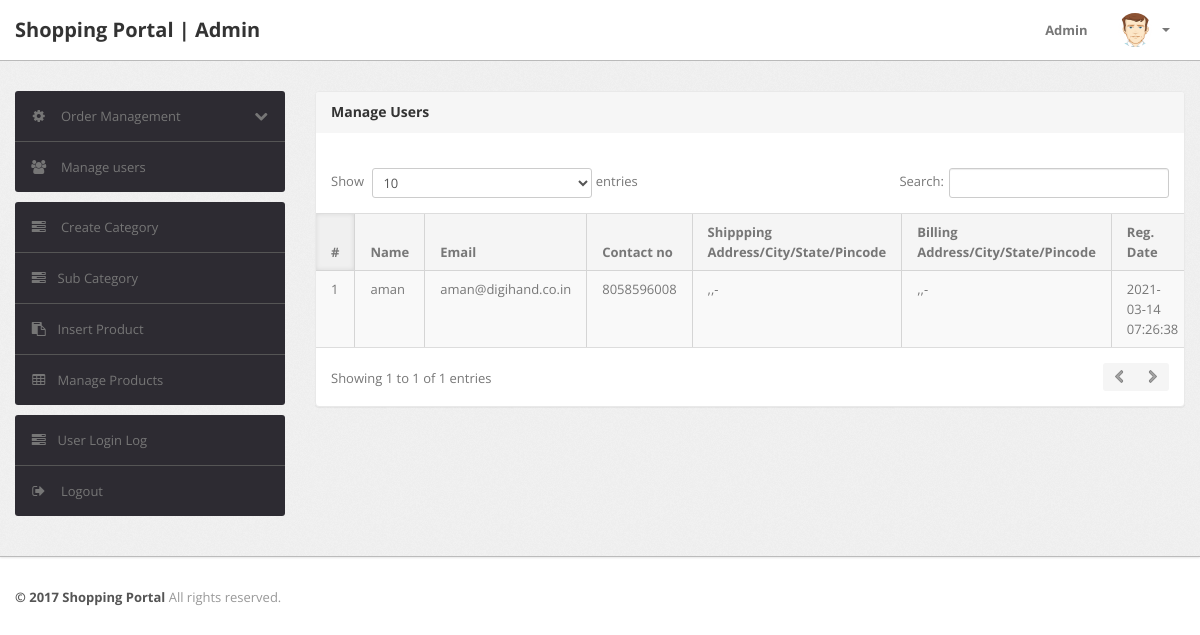
The page /admin/manage-users.php (signed in) on the database its author committed.
### tables this page shows
CREATE TABLE `users` (
  `id` int(11) NOT NULL,
  `name` varchar(255) DEFAULT NULL,
  `email` varchar(255) DEFAULT NULL,
  `contactno` bigint(11) DEFAULT NULL,
  `password` varchar(255) DEFAULT NULL,
  `shippingAddress` longtext DEFAULT NULL,
  `shippingState` varchar(255) DEFAULT NULL,
  `shippingCity` varchar(255) DEFAULT NULL,
  `shippingPincode` int(11) DEFAULT NULL,
  `billingAddress` longtext DEFAULT NULL,
  `billingState` varchar(255) DEFAULT NULL,
  `billingCity` varchar(255) DEFAULT NULL,
  `billingPincode` int(11) DEFAULT NULL,
  `regDate` timestamp NOT NULL DEFAULT current_timestamp(),
  `updationDate` varchar(255) DEFAULT NULL
);

### admin/manage-users.php (the view, shortened to what this page needs)
<?php
include('include/config.php');
if(strlen($_SESSION['alogin'])==0)
	{
header('location:index.php');
}
else{
?>
<!DOCTYPE html>
<html lang="en">
<head>
	<link type="text/css" href="bootstrap/css/bootstrap.min.css" rel="stylesheet">
	<link type="text/css" href="bootstrap/css/bootstrap-responsive.min.css" rel="stylesheet">
	<link type="text/css" href="css/theme.css" rel="stylesheet">
	<link type="text/css" href="images/icons/css/font-awesome.css" rel="stylesheet">
</head>
<body>
<?php include('include/header.php');?>
	<div class="wrapper">
		<div class="container">
			<div class="row">
<?php include('include/sidebar.php');?>
			<div class="span9">
					<div class="content">
	<div class="module">
							<div class="module-head">
								<h3>Manage Users</h3>
							</div>
							<div class="module-body table">
									<br />
								<table cellpadding="0" cellspacing="0" border="0" class="datatable-1 table table-bordered table-striped	 display" width="100%">
									<thead>
										<tr>
											<th>#</th>
											<th> Name</th>
											<th>Email </th>
											<th>Contact no</th>
											<th>Shippping Address/City/State/Pincode </th>
											<th>Billing Address/City/State/Pincode </th>
											<th>Reg. Date </th>
										</tr>
									</thead>
									<tbody>
<?php $query=mysqli_query($con,"select * from users");
$cnt=1;
while($row=mysqli_fetch_array($query))
{
?>
										<tr>
											<td><?php echo htmlentities($cnt);?></td>
											<td><?php echo htmlentities($row['name']);?></td>
											<td><?php echo htmlentities($row['email']);?></td>
											<td> <?php echo htmlentities($row['contactno']);?></td>
											<td><?php echo htmlentities($row['shippingAddress'].",".$row['shippingCity'].",".$row['shippingState']."-".$row['shippingPincode']);?></td>
											<td><?php echo htmlentities($row['billingAddress'].",".$row['billingCity'].",".$row['billingState']."-".$row['billingPincode']);?></td>
											<td><?php echo htmlentities($row['regDate']);?></td>
										<?php $cnt=$cnt+1; } ?>
								</table>
							</div>
						</div>
					</div>
				</div>
			</div>
		</div>
	</div>
<?php include('include/footer.php');?>
</body>
<?php } ?>

### admin/css/theme.css (style rules this page uses)
body { font-size: 13px; font-family: 'Open Sans', Arial, sans-serif; background: #fff; color: #777 }
h1, h2, h3, h4, h5, h6 { color: #333; margin-top: 0 }
h3 { font-size: 20px }
.wrapper { background: url(../images/bg.png) #eee; border-bottom: 1px solid #bbb; -webkit-box-shadow: 0 1px 2px rgba(0,0,0,0.1); -moz-box-shadow: 0 1px 2px rgba(0,0,0,0.1); box-shadow: 0 1px 2px rgba(0,0,0,0.1); padding: 30px 0 }
.module { background: #fff; -webkit-border-radius: 3px; -moz-border-radius: 3px; border-radius: 3px; border: 1px solid #ccc; border-bottom-color: #bbb; -webkit-box-shadow: 0 0 1px rgba(0,0,0,0.2); -moz-box-shadow: 0 0 1px rgba(0,0,0,0.2); box-shadow: 0 0 1px rgba(0,0,0,0.2); margin-bottom: 30px }
.table { margin-bottom: 0 }
.table th, .table td { border-color: #d5d5d5!important }
.table-bordered thead:first-child tr:first-child>th:first-child, .table-bordered tbody:first-child tr:first-child>td:first-child { -webkit-border-top-left-radius: 2px; -moz-border-radius-topleft: 2px; border-top-left-radius: 2px }
.table-bordered thead:first-child tr:first-child>th:last-child, .table-bordered tbody:first-child tr:first-child>td:last-child { -webkit-border-top-right-radius: 2px; -moz-border-radius-topright: 2px; border-top-right-radius: 2px }
.table-bordered thead:last-child tr:last-child>th:first-child, .table-bordered tbody:last-child tr:last-child>td:first-child, .table-bordered tfoot:last-child tr:last-child>td:first-child { -webkit-border-bottom-left-radius: 2px; -moz-border-radius-bottomleft: 2px; border-bottom-left-radius: 2px }
.table-bordered thead:last-child tr:last-child>th:last-child, .table-bordered tbody:last-child tr:last-child>td:last-child, .table-bordered tfoot:last-child tr:last-child>td:last-child { -webkit-border-bottom-right-radius: 2px; -moz-border-radius-bottomright: 2px; border-bottom-right-radius: 2px }
.module { box-shadow: 0 0 3px rgba(0,0,0,.1); border-color: #e9e9e9; margin-bottom: 20px; background-color: #fff; border-radius: 4px; -webkit-box-shadow: 0 1px 1px rgba(0,0,0,.05); box-shadow: 0 1px 1px rgba(0,0,0,.05); }
.module-head { color: #767676; background-color: #f6f6f6; border-color: #e9e9e9; padding: 10px 15px; border-bottom: 1px solid transparent; border-top-right-radius: 3px; border-top-left-radius: 3px; }
.module-head h3 { font-size: 14px; line-height: 20px; height: 20px; margin: 0 }
.module-body { padding: 15px }
.module-body.table { padding: 15px 0 }
.module-body.table .table th, .module-body.table .table td { padding-left: 15px; padding-right: 15px }
.dataTables_wrapper table th { background: #f5f5f5; cursor: pointer }
.dataTables_wrapper table th.sorting_asc, .dataTables_wrapper table th.sorting_desc { background: #f0f0f0; -webkit-box-shadow: 0 0 5px rgba(0,0,0,0.1) inset; -moz-box-shadow: 0 0 5px rgba(0,0,0,0.1) inset; box-shadow: 0 0 5px rgba(0,0,0,0.1) inset }
.dataTables_wrapper .table-bordered { -webkit-border-radius: 0; -moz-border-radius: 0; border-radius: 0; border-left: 0; border-right: 0 }
.dataTables_wrapper .table-bordered thead tr>th:first-child, .dataTables_wrapper .table-bordered tbody tr>td:first-child, .dataTables_wrapper .table-bordered tfoot tr>td:first-child, .dataTables_wrapper .table-bordered tfoot tr>th:first-child { border-left: 0 }
.dataTables_wrapper .table-bordered thead:first-child tr:first-child>th:first-child, .dataTables_wrapper .table-bordered tbody:first-child tr:first-child>td:first-child { -webkit-border-top-left-radius: 0; -moz-border-radius-topleft: 0; border-top-left-radius: 0 }
.dataTables_wrapper .table-bordered thead:first-child tr:first-child>th:last-child, .dataTables_wrapper .table-bordered tbody:first-child tr:first-child>td:last-child { -webkit-border-top-right-radius: 0; -moz-border-radius-topright: 0; border-top-right-radius: 0 }
.dataTables_wrapper .table-bordered thead:last-child tr:last-child>th:first-child, .dataTables_wrapper .table-bordered tbody:last-child tr:last-child>td:first-child, .dataTables_wrapper .table-bordered tfoot:last-child tr:last-child>td:first-child { -webkit-border-bottom-left-radius: 0; -moz-border-radius-bottomleft: 0; border-bottom-left-radius: 0 }
.dataTables_wrapper .table-bordered thead:last-child tr:last-child>th:last-child, .dataTables_wrapper .table-bordered tbody:last-child tr:last-child>td:last-child, .dataTables_wrapper .table-bordered tfoot:last-child tr:last-child>td:last-child { -webkit-border-bottom-right-radius: 0; -moz-border-radius-bottomright: 0; border-bottom-right-radius: 0 }

### rows shown on the page
users: name "aman", email "aman@digihand.co.in", contactno "8058596008", shippingAddress+shippingCity+shippingState ",,-", billingAddress+billingCity+billingState ",,-", regDate "2021-03-14 07:26:38"
